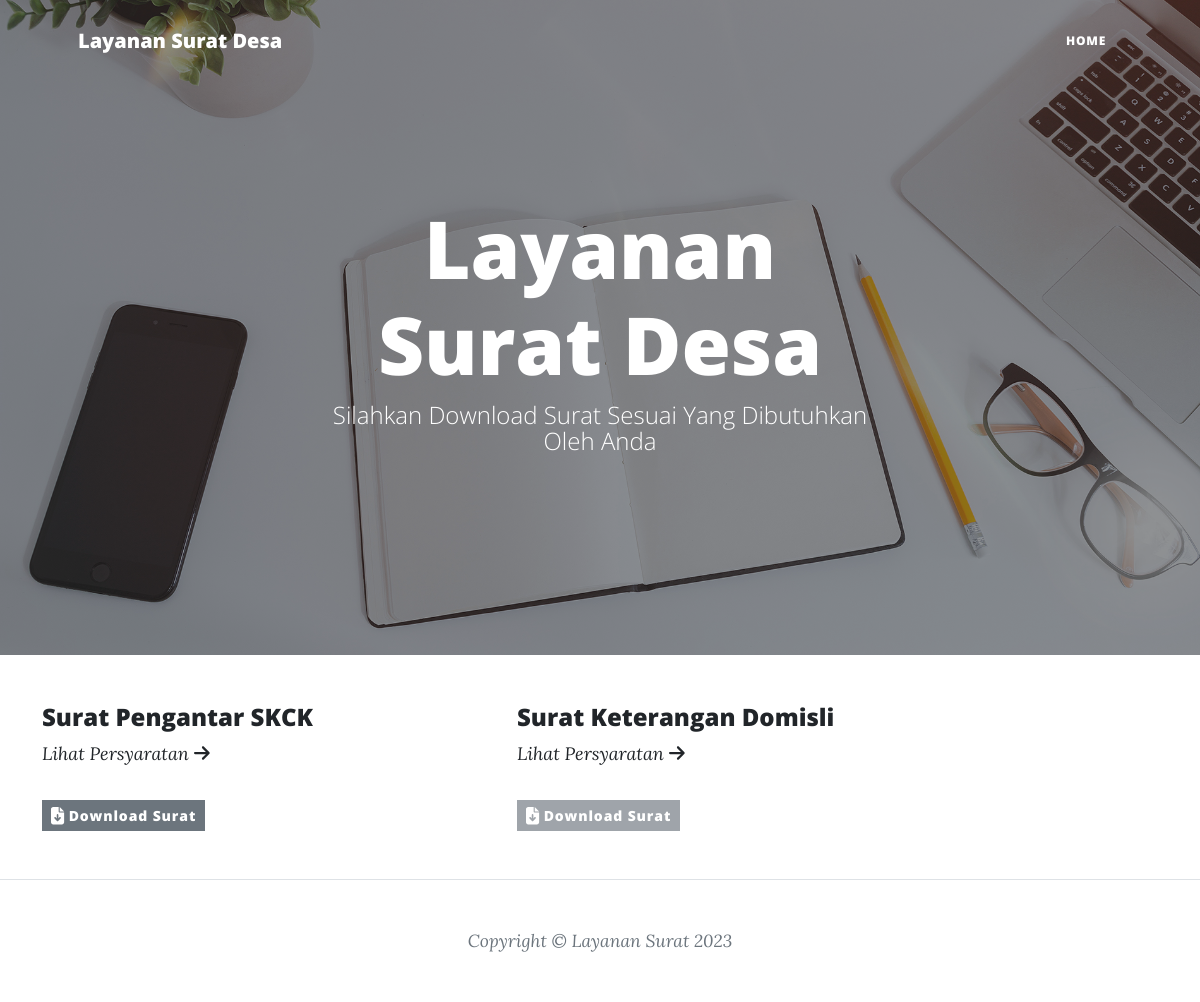
The page / on the database its author committed.
### tables this page shows
CREATE TABLE `surat` (
  `id_surat` int(11) NOT NULL,
  `id_jenis_surat` int(11) NOT NULL,
  `nama_surat` varchar(255) NOT NULL,
  `file_surat` varchar(255) NOT NULL,
  `sedia_mandiri` enum('Ya','Tidak') NOT NULL,
  `status_surat` enum('Aktif','Nonaktif') NOT NULL,
  `created_at` timestamp NOT NULL DEFAULT current_timestamp(),
  `updated_at` datetime NOT NULL DEFAULT current_timestamp() ON UPDATE current_timestamp()
);

### application/controllers/Layanan_Surat.php (called while the page is built, shortened)
<?php
class Layanan_Surat extends CI_Controller
{
    public function __construct()
    {
        $this->load->model('m_surat');
        $this->load->model('m_syarat_surat');
        $this->load->model('m_jenis_surat');
        $this->load->model('m_surat_layanan');
    }
    public function index()
    {
        $data = [
            'title' => 'Layanan Surat Desa',
            'subtitle' => 'Silahkan Download Surat Sesuai Yang Dibutuhkan Oleh Anda',
            'daftar_surat' => $this->m_surat->getAll()
        ];
        $this->load->view('site/index.php', $data);
    }
}

### index.php (called while the page is built, shortened)
<?php
require_once BASEPATH.'core/CodeIgniter.php';

### application/models/M_Surat.php (called while the page is built, shortened)
<?php
class M_Surat extends CI_Model
{
    private $_table = "surat";
    public function getAll()
    {
        $this->db->select('*');
        $this->db->from($this->_table);
        $this->db->join('jenis_surat', 'jenis_surat.id_jenis_surat = surat.id_jenis_surat');
        $query = $this->db->get();
        return $query->result();
    }
}

### application/views/site/index.php (the view, shortened to what this page needs)
<!DOCTYPE html>
<html lang="en">
<head>
</head>
<body>
    <header class="masthead" style="background-image: url('<?= base_url('assets/frontend/img/home-bg.jpg') ?>')">
        <div class="container position-relative px-4 px-lg-5">
            <div class="row gx-4 gx-lg-5 justify-content-center">
                <div class="col-md-10 col-lg-8 col-xl-7">
                    <div class="site-heading">
                        <h1><?= $title ?></h1>
                        <span class="subheading"><?= $subtitle ?></span>
                    </div>
                </div>
            </div>
        </div>
    </header>
    <div class="container mb-5">
        <div class="row">
            <?php
            foreach ($daftar_surat as $surat) {
            ?>
                <?php if ($surat->sedia_mandiri == 'Ya') : ?>
                    <div class="col-md-5">
                        <div class="post-preview">
                            <h4 class="post-title"><?= $surat->nama_surat ?></h4>
                            <p class="post-meta">
                                <a href="<?= site_url('layanan_surat/persyaratan/' . $surat->id_surat) ?>">
                                    Lihat Persyaratan
                                    <i class="fas fa-arrow-right"></i>
                                </a>
                            </p>
                            <a href="<?= base_url('layanan_surat/download/' . $surat->id_surat) ?>" class="btn btn-sm btn-secondary text-white <?php if ($surat->status_surat == 'Nonaktif') echo "disabled"; ?> ">
                                <i class="fas fa-file-download fa-lg"></i>
                                Download Surat
                            </a>
                        </div>
                    </div>
                <?php endif; ?>
            <?php
            }
            ?>
        </div>
    </div>
</body>
</html>

### rows shown on the page
surat: nama_surat "Surat Pengantar SKCK"
surat: nama_surat "Surat Keterangan Domisli"

### other values the page prints
$title "Layanan Surat Desa"
$subtitle "Silahkan Download Surat Sesuai Yang Dibutuhkan Oleh Anda"
